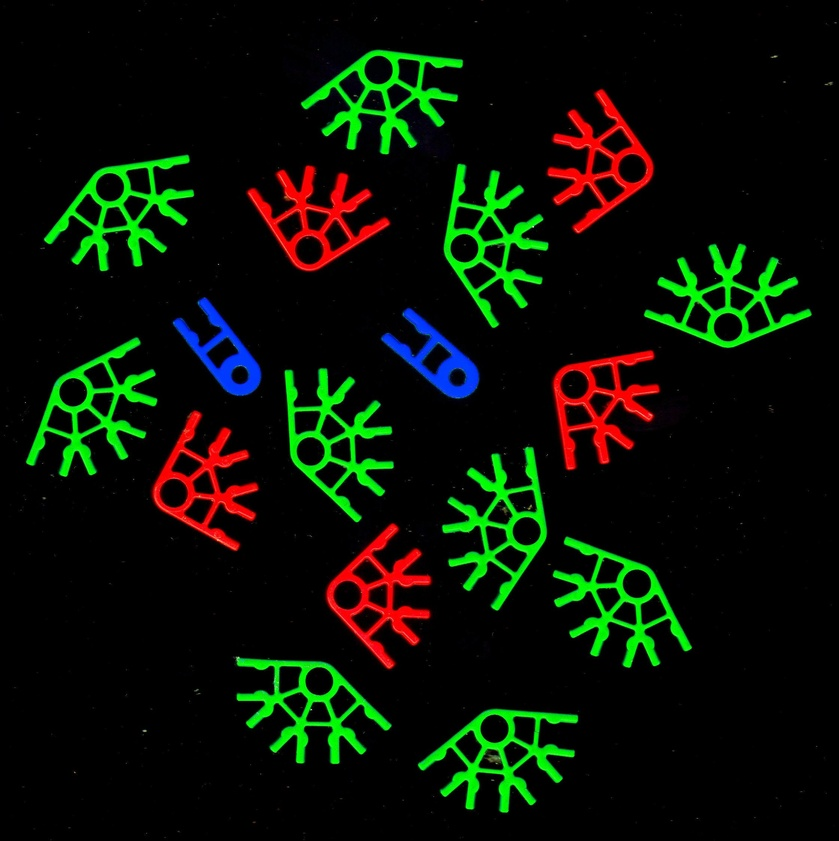
%> input picture lab8/lab8/New folder/Figure 3.jpg, 839 x 841 px, shrunk from 2241 x 2246 before the run
$ octave q4.m   (GNU Octave 9; MATLAB toolbox functions it lacks are replaced by stand-ins)
%> lines starting %> are read from the running program, lines starting %| are printed output that depends on the picture; in (x1, y1, x2, y2) boxes, pixels count from 0 and x2, y2 are one past the last pixel; in counts of white or black regions, pixels touching at a corner belong together; the program's own positions count from 1
%2021E075
%4

A=imread('Figure 3.jpg');
%> A is the input picture: size 841x839x3 uint8; mean R, G, B 9.6, 17.6, 4.7
B=rgb2gray(A);
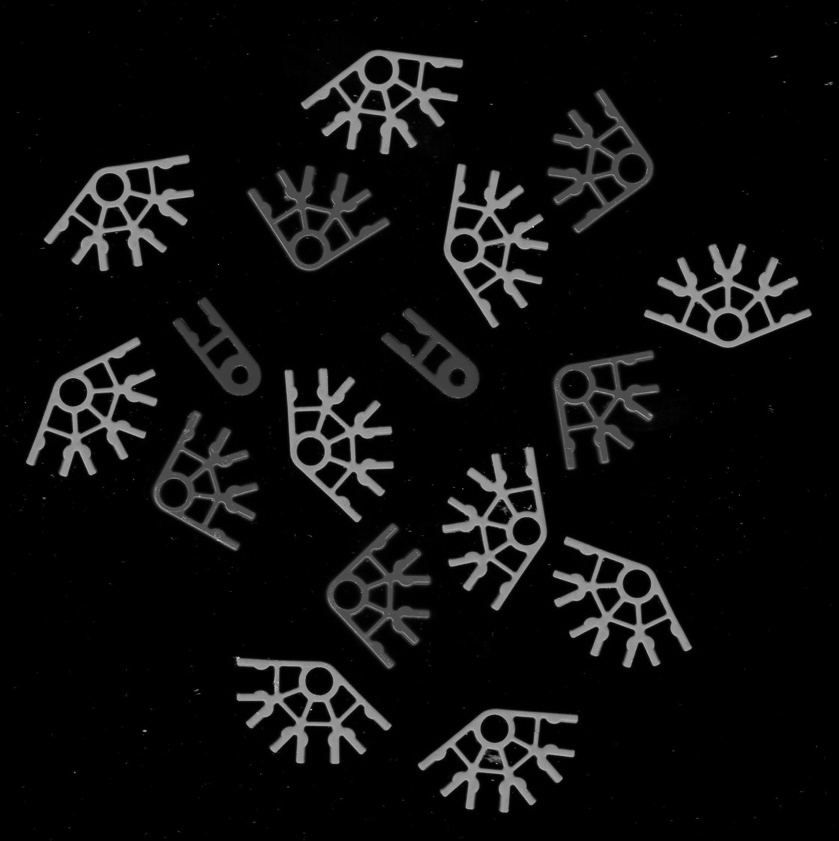
%> B: size 841x839 uint8; min 0, max 221, mean 13.8
subplot(2,2,1);
imshow(B)
title('2021E075-B and W')

subplot(2,2,2)
B=rgb2gray(A);
imhist(B)
title('2021E075-Threshhold')

S=graythresh(B)
%> S = 0.235
subplot(2,2,3)
R=B>S;
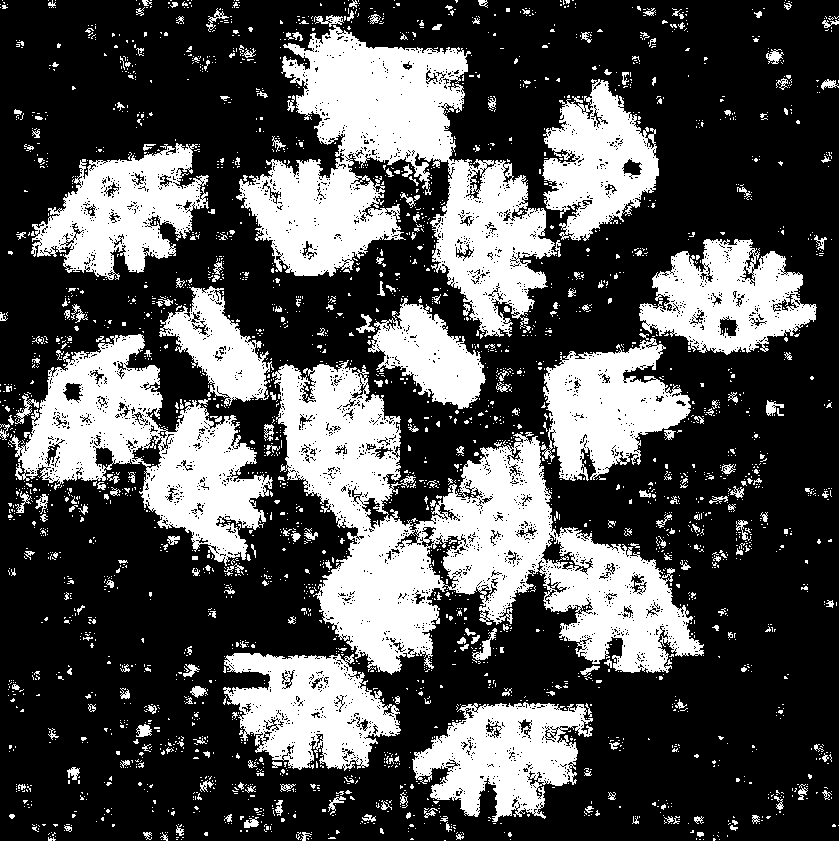
%> R: size 841x839 logical; 31.9% white; 2974 white regions (2679 under 20 px), largest, box (x1, y1, x2, y2) and area: (272, 338, 704, 675) 64037, (236, 25, 557, 337) 41499, (9, 334, 273, 566) 24115
imshow(R)
title('2021E075-binary image containing the toys')

subplot(2,2,4)
p=ones(25,25);
p=p/sum(sum(p));
D=imfilter(R,p);
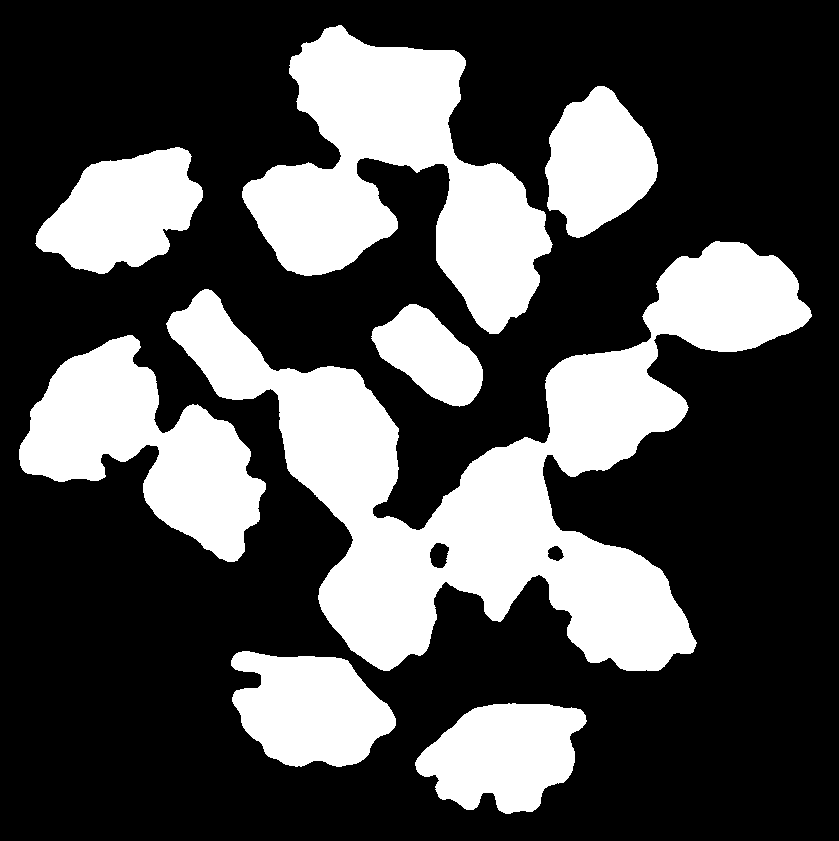
%> D: size 841x839 logical; 30.8% white; 8 white regions, largest, box (x1, y1, x2, y2) and area: (166, 241, 812, 671) 89107, (242, 25, 553, 334) 43778, (19, 335, 266, 562) 26183
imshow(D)
title('2021E075-after filter')
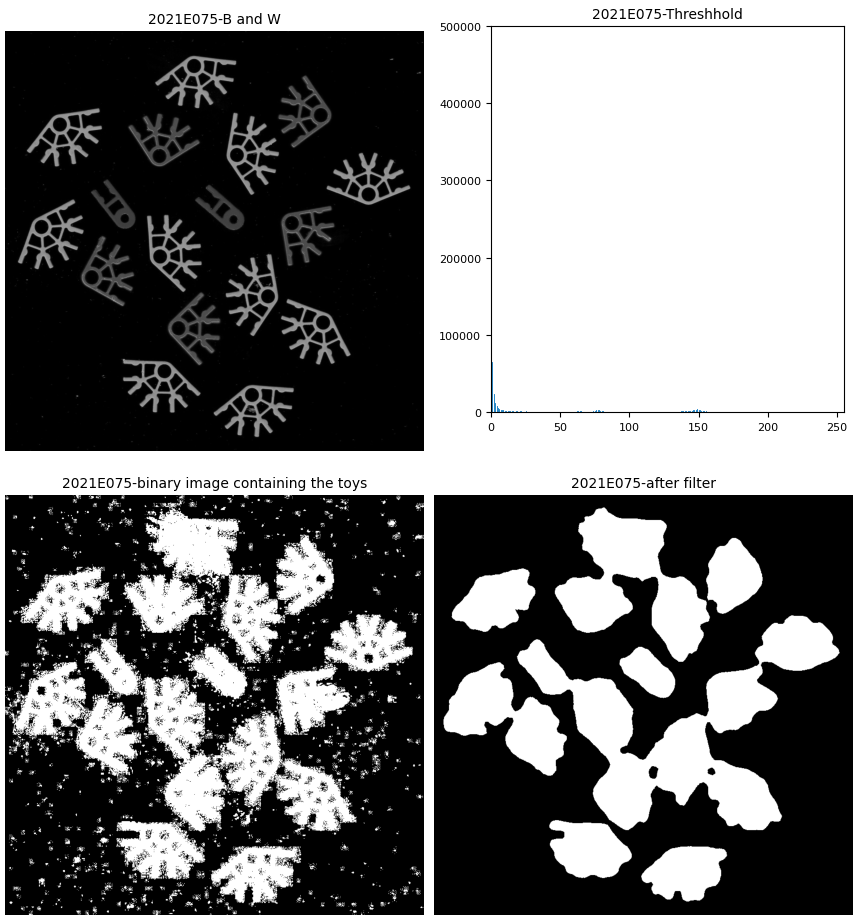
%> figure redrawn from the program's plot data, 4 panels

[~,n]=bwlabel(D)
%> n = 8

$ run again, with lab8/lab8/New folder/Figure 12.jpg copied over lab8/lab8/New folder/Figure 3.jpg
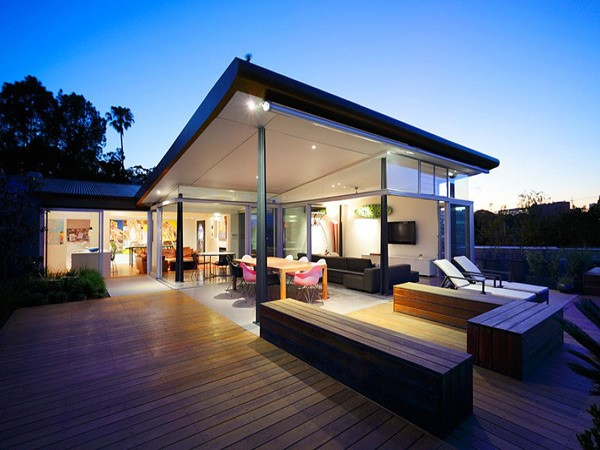
%> input picture lab8/lab8/New folder/Figure 12.jpg, 600 x 450 px
%> A is the input picture: size 450x600x3 uint8; mean R, G, B 91.9, 103.1, 125.1
%> S = 0.412
%> `R=B>S;`:
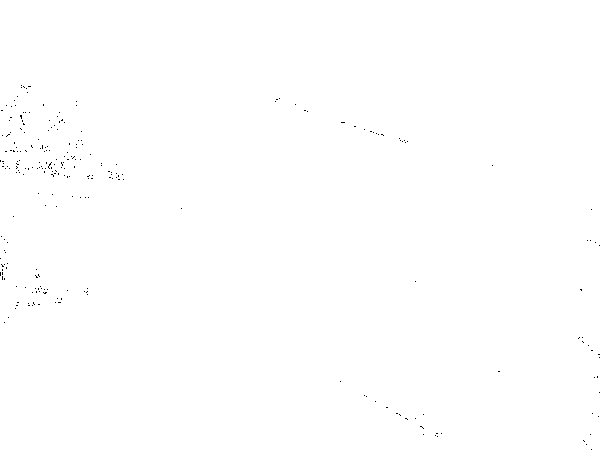
%> R: size 450x600 logical; 99.9% white; black in thin lines or dots, all inside (x1, y1, x2, y2) = (0, 85, 600, 450)
%> D: size 450x600 logical; 99.9% white; 6 black regions (1 under 20 px), largest, box (x1, y1, x2, y2) and area: (588, 438, 600, 450) 63, (0, 0, 12, 12) 61, (588, 0, 600, 12) 61, (0, 438, 12, 450) 61, (0, 258, 1, 285) 27
%> `title('2021E075-after filter')`:
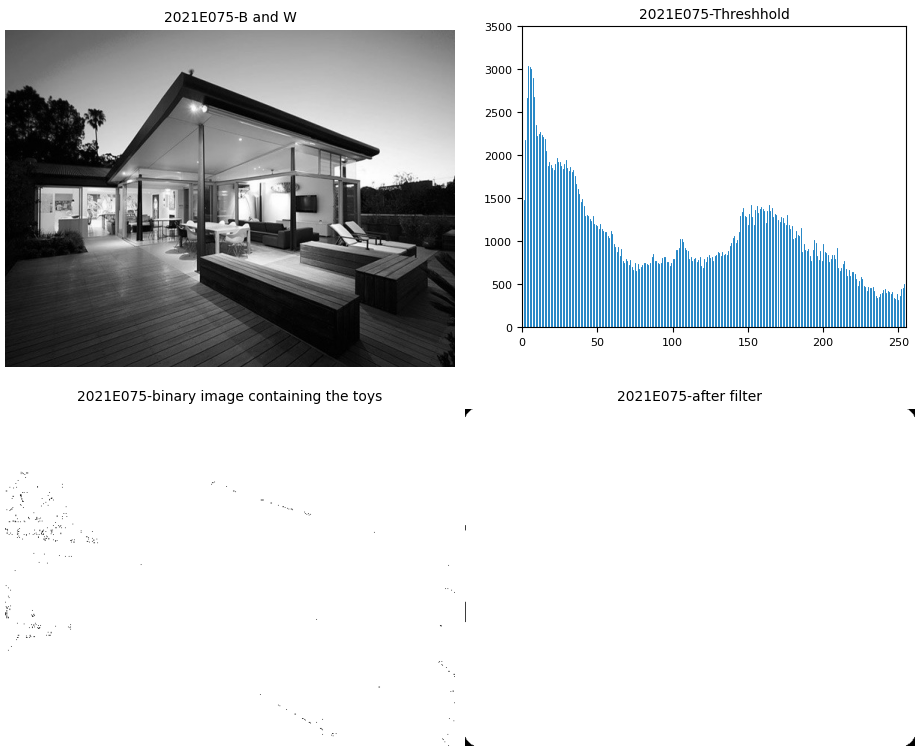
%> figure redrawn from the program's plot data, 4 panels
%> n = 1
